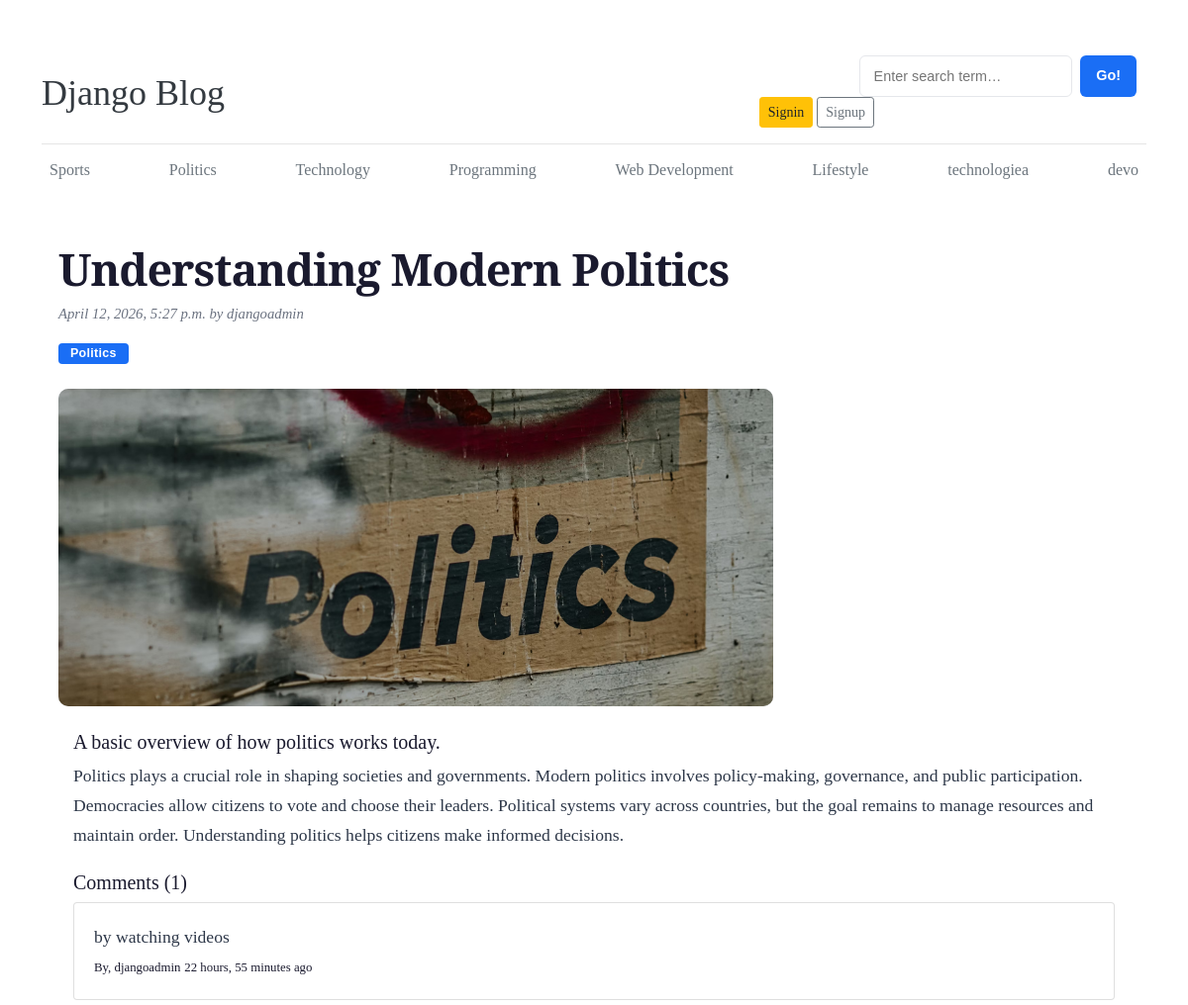
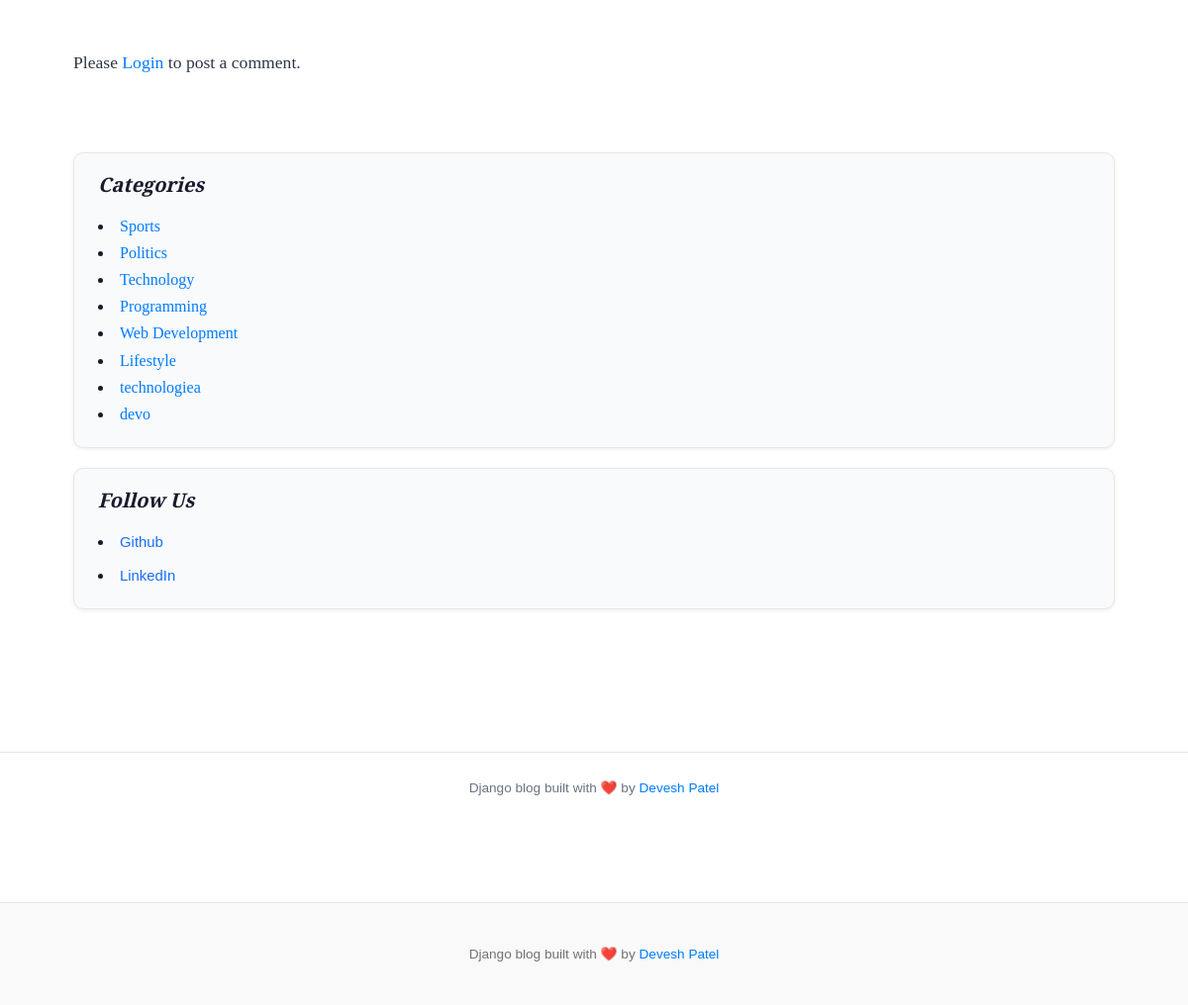
Screenshot of /blogs/understanding-modern-politics/ with the database file from the repository (2 pictures, top to bottom).
### blogs/models.py (models this page shows, shortened)
class Category(models.Model):
    category_name = models.CharField(max_length=50, unique=True)
    created_at = models.DateTimeField(auto_now_add=True)
    updated_At = models.DateTimeField(auto_now=True)
    class Meta:
        verbose_name_plural = 'categories'
    def __str__(self):
        return self.category_name

class Blog(models.Model):
    title = models.CharField(max_length=100)
    slug = models.SlugField(max_length=150 , unique=True,blank=True)
    category = models.ForeignKey(Category , on_delete=models.CASCADE)
    author = models.ForeignKey(User , on_delete=models.CASCADE)
    featured_image = models.ImageField(upload_to='uploads/%Y/%m/%d')
    short_description = models.TextField (max_length=500)
    blog_body = models.TextField(max_length=2000)
    status = models.CharField(max_length=20,choices=STATUS_CHOICES , default="Draft")
    is_featured = models.BooleanField(default=False)
    created_at = models.DateTimeField(auto_now_add=True)
    updated_at = models.DateTimeField(auto_now=True)

class Comment(models.Model):
    user = models.ForeignKey(User , on_delete=models.CASCADE)
    blog = models.ForeignKey(Blog , on_delete=models.CASCADE)
    comment = models.TextField(max_length=250)
    created_at = models.DateTimeField(auto_now_add=True)
    updated_at = models.DateTimeField(auto_now=True)
    def __str__(self):
        return self.comment

### assignments/models.py (models this page shows, shortened)
class SocialLink(models.Model):
    platform = models.CharField(max_length=25)
    link = models.URLField(max_length=150)
    created_at = models.DateTimeField(auto_now_add=True)
    updated_at= models.DateTimeField(auto_now=True)

### blogs/views.py (the view, shortened to what this page needs)
# urls.py: path('blogs/<slug:slug>/', BlogsView.blogs, name='blogs'),
def blogs(request, slug):
    single_blog = get_object_or_404(Blog, slug=slug, status='Published')
    comments = Comment.objects.filter(blog = single_blog)
    comment_count = comments.count()
    print('commetnt is ', comments)
    context = {
        'single_blog': single_blog,
        'comments': comments,
        'comment_count': comment_count,
    }
    return render(request, 'blogs.html', context)

### blogs/context_processors.py (called while the page is built)
def get_categories(request):
    categories= Category.objects.all()
    return dict(categories=categories)

def get_social_links(request):
    social_links = SocialLink.objects.all()
    return dict (social_links = social_links)

### templates/blogs.html (shortened to what this page needs)
{% extends 'base.html'%}
{% block content %}
<!DOCTYPE html>
<html lang="en">
<head>
</head>
<body>
  <div class="container">
    <div class="row">
      <main>
        <article>
          <header>
            <h1>{{single_blog.title}}</h1>
            <div class="post-meta">{{single_blog.created_at}} by {{single_blog.author}}</div>
            <a class="badge" href="#">{{single_blog.category}}</a>
          </header>
          <img class="post-image" src="{{single_blog.featured_image.url}}"  alt="Blog Post Image" /></div>
          <section class="post-content">
            <h5>{{single_blog.short_description}}</h5>
            <p>{{single_blog.blog_body}}</p>
      <h5>Comments ({{comment_count}})</h5>
      {% if comments %}
        {% for comment in comments %}
          <div class="card mt-1">
            <div class="card-body">
                <p class="card-text mb-0">{{ comment.comment }} </p>
                <span>
                  <small>By, {{comment.user}}</small>
                  <small> {{comment.created_at | timesince }} ago</small>
                </span>
            </div>
          </div>
        {% endfor %}
      {% else %}
        <p>No comments yet. Be the first to comment!</p>
        {% endif %}
         <br><br>
         <div>
          {% if user.is_authenticated %}
            <form method="POST">
              {% csrf_token %}
              <div class="form-group">
                <Textarea name="comment"  placeholder="Write your comment here..." class="form-control"></Textarea>
                <input type="submit" value="submit" class="btn btn-primary mt-2">
              </div>
            </form>
            {% else %}
              <p>Please <span><a href="{% url 'login' %}">Login</a></span> to post a comment.</p>
            {% endif %}
         </div>
      </section>
<br><br>
      <aside class="sidebar">
        <div class="sidebar-card">
             <h3>Categories</h3>
            {% for cat in categories %}
            <li><a href="{% url 'posts_by_category' cat.id %}">{{cat.category_name}}</a></li>
            {% endfor %}
        </div>
         {% if social_links %}
        <div class="sidebar-card">
          <h3>Follow Us</h3>
          <div class="follow-links">
            {% for i in social_links %}
           <li> <a href="{{i.link}}">{{i.platform}}</a></li>
            {% endfor %}
          </div>
        </div>
        {% endif %}
      </aside>
    </div>
  </div>
  <footer>
     <p>Django blog built with ❤️ by <a href="#">Devesh Patel</a></p>
  </footer>
</body>
</html>
{% endblock %}

### templates/base.html (shortened to what this page needs)
{% load static %}
<!DOCTYPE html>
<html lang="en">
<head>
    <link rel="stylesheet" href="https://cdnjs.cloudflare.com/ajax/libs/font-awesome/4.7.0/css/font-awesome.min.css">
    <link href="https://getbootstrap.com/docs/4.0/dist/css/bootstrap.min.css" rel="stylesheet">
    <link href="{% static 'css/blog.css' %}" rel="stylesheet">
</head>
<body>
    <div class="container">
      <header class="blog-header py-3">
        <div class="row flex-nowrap justify-content-between align-items-center">
          <div class="col-8 pt-1">
            <a class="blog-header-logo text-dark" href="/">Django Blog</a>
          </div>
          <div class="col-4">
            <form action="{% url 'search' %}"  method="GET">
          <div class="search-wrap">
            <input type="text" placeholder="Enter search term…" aria-label="Search" name="keyword" value="{{ keyword }}"/>
            <button class="btn btn-warning" type="submit">Go!</button>
          </div>
            </form>
          {% if not user.is_authenticated %}
          <div class="col-4 d-flex justify-content-end align-items-center">
            <a class="btn btn-sm btn-warning" href="{% url 'login' %}">Signin</a> &nbsp;
            <a class="btn btn-sm btn-outline-secondary" href="{% url 'register' %}">Signup</a>
            {% else %}
            <span><a href="{% url 'dashboard' %} ">Dashboard</a></span>
            &emsp;
            <span><a href="{% url 'logout' %}">Logout</a></span>
          </div>
        </div>
        {% endif %}
      </header>
      <div class="nav-scroller py-1 mb-2">
        <nav class="nav d-flex justify-content-between">
          {% for cat in categories %}
          <a class="p-2 {% if current_category_id == cat.id %}text-warning{% else %}text-muted{% endif %}" href="{% url 'posts_by_category' cat.id %}">{{cat.category_name}}</a>
          {% endfor %}
        </nav>
      </div>
{% block content %}
{% endblock %}
<footer class="blog-footer">
  <p>Django blog built with ❤️ by <a href="#">Devesh Patel</a></p>
</footer>
</body>
</html>

### blog_main/static/css/blog.css (style rules this page uses)
.blog-header { border-bottom: 1px solid #e5e5e5; }
.blog-header-logo { font-family: "Playfair Display", Georgia, "Times New Roman", serif ; font-size: 2.25rem; }
h1, h2, h3, h4, h5, h6 { font-family: "Playfair Display", Georgia, "Times New Roman", serif ; }
.blog-footer { padding: 2.5rem 0; color: #727272; text-align: center; background-color: #f9f9f9; border-top: .05rem solid #e5e5e5; }
.blog-footer p:last-child { margin-bottom: 0; }
.search-wrap { display: flex; gap: 0.5rem; }
.search-wrap input { flex: 1; padding: 0.5rem 0.85rem; border: 1px solid var(--border); border-radius: 6px; font-family: sans-serif; font-size: 0.9rem; outline: none; background: #fff; transition: border-color 0.2s; }
.search-wrap button { padding: 0.5rem 1rem; background: #ffc107; color: #1b1e21; border: none; border-radius: 6px; font-family: sans-serif; font-size: 0.8rem; font-weight: 500; cursor: pointer; transition: background 0.2s; }

### templates/blogs.html (style rules this page uses)
*, *::before, *::after { box-sizing: border-box; margin: 0; padding: 0; }
:root { --primary: #1a6ef5; --primary-dark: #1355cc; --text: #1a1a2e; --muted: #6b7280; --border: #e5e7eb; --bg: #ffffff; --sidebar-bg: #f9fafb; --card-shadow: 0 1px 4px rgba(0,0,0,0.07); --radius: 10px; }
body { font-family: 'Source Serif 4', Georgia, serif; background: var(--bg); color: var(--text); line-height: 1.7; min-height: 100vh; }
.container { max-width: 1180px; margin: 0 auto; padding: 2.5rem clamp(1rem, 4vw, 2rem); }
.row { display: grid; grid-template-columns: 1fr 320px; gap: 2.5rem; align-items: start; }
article header { margin-bottom: 1.5rem; }
h1 { font-family: 'Playfair Display', serif; font-size: clamp(1.9rem, 4vw, 2.8rem); font-weight: 900; line-height: 1.15; letter-spacing: -1px; margin-bottom: 0.5rem; color: var(--text); }
.post-meta { color: var(--muted); font-style: italic; font-size: 0.92rem; margin-bottom: 0.75rem; }
.badge { display: inline-block; background: var(--primary); color: #fff; font-family: sans-serif; font-size: 0.78rem; font-weight: 600; padding: 0.25rem 0.75rem; border-radius: 4px; text-decoration: none; letter-spacing: 0.3px; transition: background 0.2s; }
.post-image { width: 100%; border-radius: var(--radius); display: block; margin: 1.5rem 0; aspect-ratio: 900 / 400; object-fit: cover; background: #ced4da; }
.post-content p { font-size: clamp(1rem, 2vw, 1.1rem); margin-bottom: 1.25rem; color: #2d3748; }
.sidebar { display: flex; flex-direction: column; gap: 1.25rem; }
.sidebar-card { background: var(--sidebar-bg); border: 1px solid var(--border); border-radius: var(--radius); padding: 1.25rem 1.5rem; box-shadow: var(--card-shadow); }
.sidebar-card h3 { font-family: 'Playfair Display', serif; font-size: 1.25rem; font-style: italic; font-weight: 700; margin-bottom: 1rem; color: var(--text); }
.search-wrap { display: flex; gap: 0.5rem; }
.search-wrap input { flex: 1; padding: 0.5rem 0.85rem; border: 1px solid var(--border); border-radius: 6px; font-family: sans-serif; font-size: 0.9rem; outline: none; background: #fff; transition: border-color 0.2s; }
.search-wrap button { padding: 0.5rem 1rem; background: var(--primary); color: #fff; border: none; border-radius: 6px; font-family: sans-serif; font-size: 0.9rem; font-weight: 600; cursor: pointer; transition: background 0.2s; }
.follow-links { display: flex; flex-direction: column; gap: 0.4rem; }
.follow-links a { color: var(--primary); text-decoration: none; font-family: sans-serif; font-size: 0.93rem; transition: color 0.2s; }
footer { margin-top: 4rem; border-top: 1px solid var(--border); padding: 1.5rem clamp(1rem, 5vw, 3rem); text-align: center; font-family: sans-serif; font-size: 0.85rem; color: var(--muted); }

### rows the page displays
Category: category_name "Sports"
Category: category_name "Politics"
Category: category_name "Technology"
Category: category_name "Programming"
Category: category_name "Web Development"
Category: category_name "Lifestyle"
Category: category_name "technologiea"
Category: category_name "devo"
Blog: title "Understanding Modern Politics", created_at "April 12, 2026, 5:27 p.m.", author "djangoadmin", category "Politics", featured_image (picture), short_description "A basic overview of how politics works today.", blog_body "Politics plays a crucial role in shaping societies and governments. Modern politics involves policy-making, governance, and public participation. Democracies allow citizens to vote and choose their leaders. Political systems vary across countries, but the goal remains to manage resources and maintain order. Understanding politics helps citizens make informed decisions."
Comment: comment "by watching videos", user "djangoadmin", created_at "22 hours, 55 minutes"
SocialLink: platform "Github"
SocialLink: platform "LinkedIn"

### other values shown
{{ comment_count }} "1"
